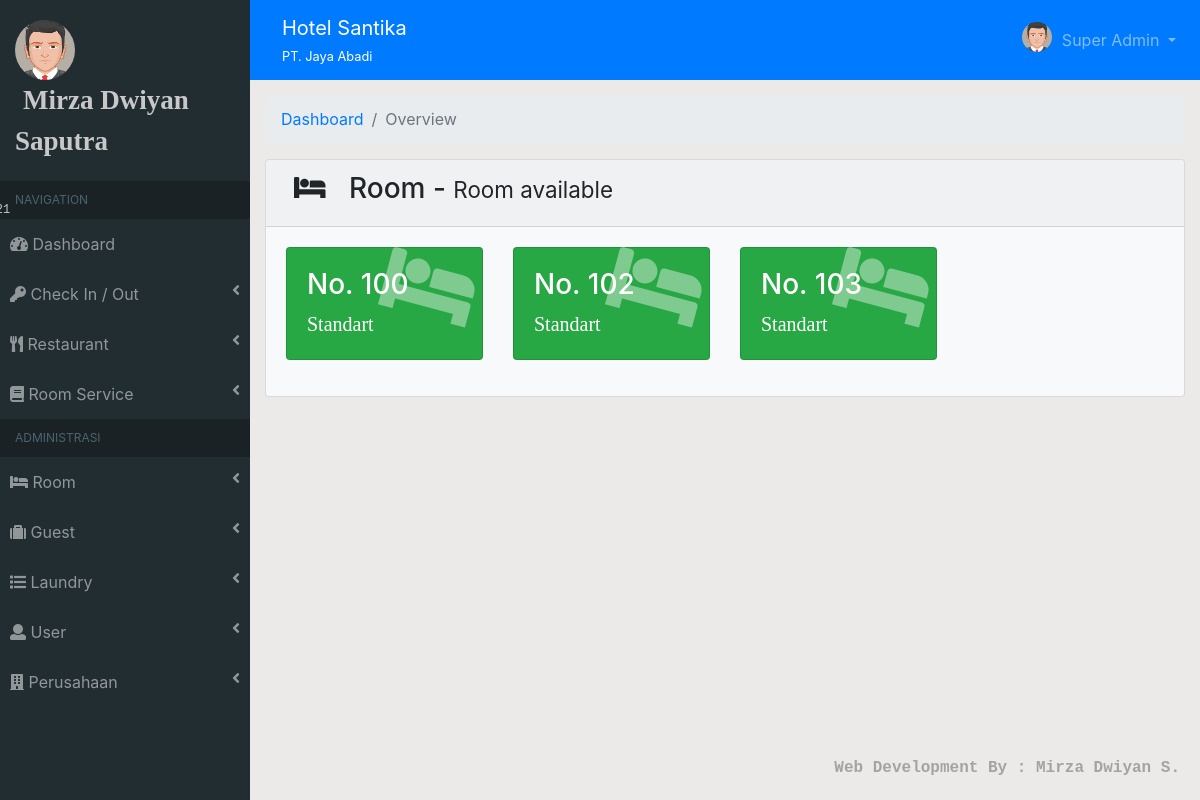
Before: /?module=chek_in2 (signed in) with the older database file.
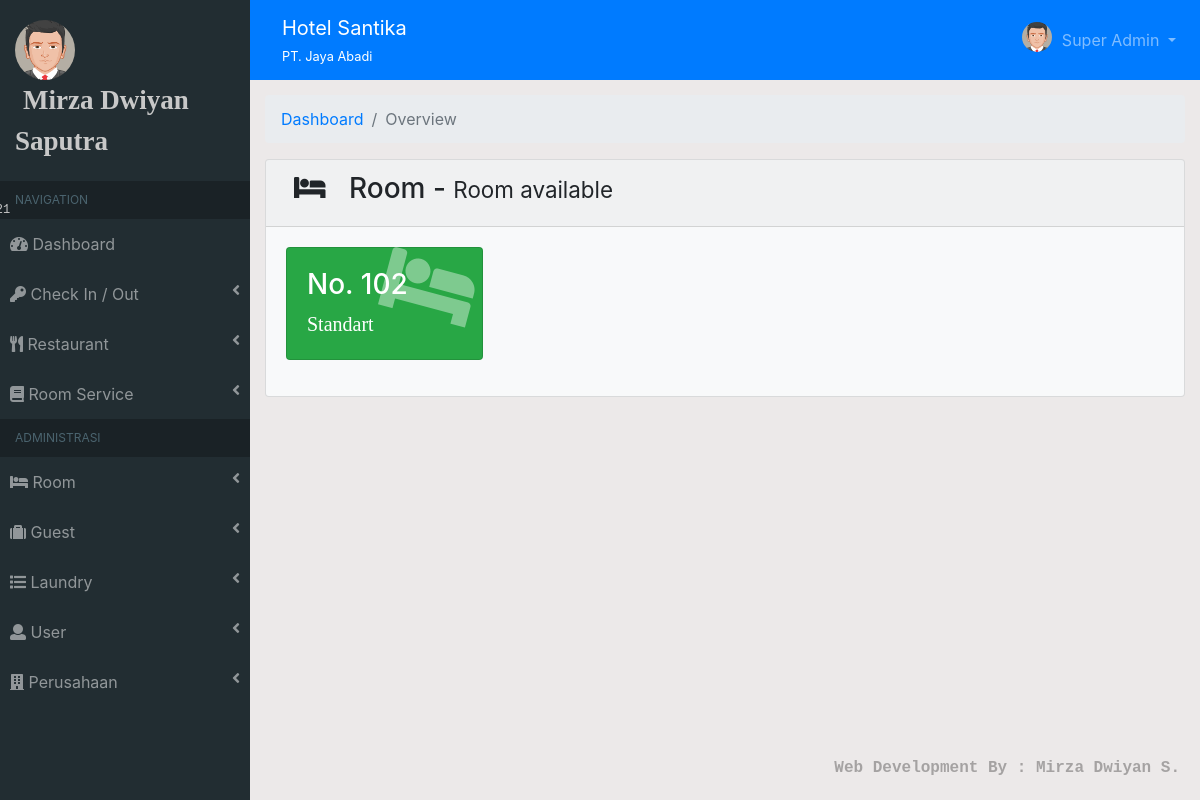
After: the same page with the newer database file.
### tables this page shows
CREATE TABLE `kamar` (
  `id_kamar` int(11) NOT NULL,
  `no_kamar` varchar(50) NOT NULL,
  `id_tipe_kamar` varchar(11) NOT NULL,
  `max_dewasa` varchar(10) NOT NULL,
  `max_anak` varchar(10) NOT NULL,
  `status` varchar(50) NOT NULL
);

CREATE TABLE `tipe_kamar` (
  `id_tipe_kamar` int(11) NOT NULL,
  `tipe_kamar` text NOT NULL,
  `harga_per_mlm` varchar(50) NOT NULL,
  `harga_per_org` varchar(50) NOT NULL
);

### template/module/chek_in2.php (the view)
<?php
    $query = mysqli_query($conn, "SELECT kamar.*, tipe_kamar.* FROM kamar, tipe_kamar WHERE status='tersedia' && tipe_kamar.id_tipe_kamar=kamar.id_tipe_kamar");
?>
<div class="container-fluid">
    <ol class="breadcrumb">
        <li class="breadcrumb-item"><a href="?dashboard">Dashboard</a></li>
        <li class="breadcrumb-item active">Overview</li>
    </ol>
    <div class="card bg-light">
        <div class="card-header"><h3><i class="fas fa-bed pr-3 pl-2"></i> Room - <span class="small">Room available</span></h3></div>
        <div class="card-body">
            <?php if(mysqli_num_rows($query) > 0){ ?>
            <div class="row">
                <?php foreach($query as $i) : ?>
                <div class="col-sm-3 mb-3">
                    <div class="card bg-success text-white">
                        <div class="card-body">
                            <div class="card-body-icon"><i class="fas fa-bed"></i></div>
                            <div class="mr-5">
                            <h3>No. <?=$i['no_kamar'];?></h3>
                            <span style="font-family: times;font-size: 20px"><?=$i['tipe_kamar'];?></span>
                            </div>
                        </div>
                    </div>
                </div>
                <?php endforeach; ?>
            </div>
            <?php } else { ?>
                <center><img src="assets/img/empty_cart.jpg" alt=""></center>
            <?php } ?>
        </div>
    </div>
</div>

Changed rows visible on the page:
no longer on this page (row edited): kamar: no_kamar "100", id_tipe_kamar.tipe_kamar "Standart"
no longer on this page (row edited): kamar: no_kamar "103", id_tipe_kamar.tipe_kamar "Standart"
